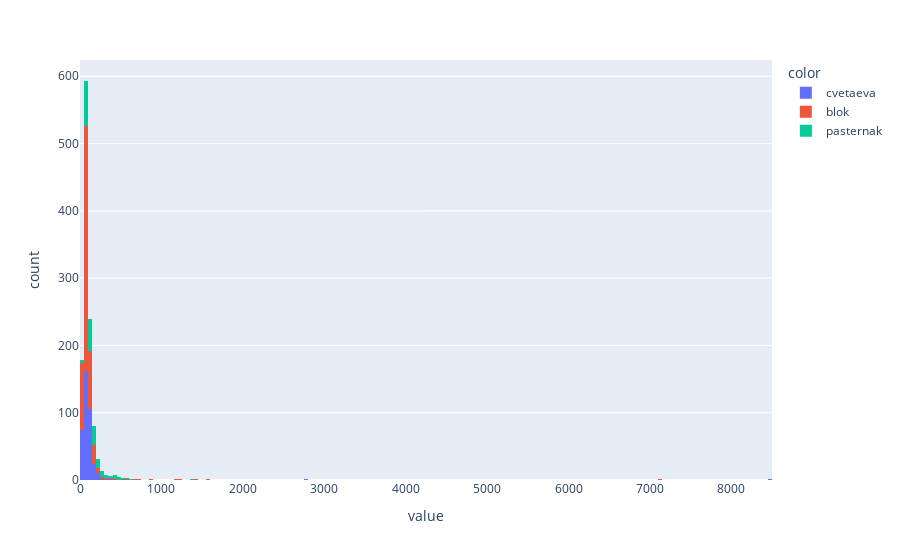

Here is the notebook cell this chart was saved with:
### Code cell
px.histogram(data["text_length"], color=data["label"])

### Figure 1 — Plotly figure (JSON) as saved in the notebook; plotly's stock layout.template omitted (floating-point values rounded to 4 significant figures; data arrays with more than 128 entries replaced by an {"elided": "..."} marker saying what was removed)
{"data": [{"bingroup": "x", "hovertemplate": "color=cvetaeva<br>value=%{x}<br>count=%{y}<extra></extra>", "legendgroup": "cvetaeva", "marker": {"color": "#636efa", "pattern": {"shape": ""}}, "name": "cvetaeva", "orientation": "v", "showlegend": true, "type": "histogram", "x": {"elided": "383 int values"}, "xaxis": "x", "yaxis": "y"}, {"bingroup": "x", "hovertemplate": "color=blok<br>value=%{x}<br>count=%{y}<extra></extra>", "legendgroup": "blok", "marker": {"color": "#EF553B", "pattern": {"shape": ""}}, "name": "blok", "orientation": "v", "showlegend": true, "type": "histogram", "x": {"elided": "605 int values"}, "xaxis": "x", "yaxis": "y"}, {"bingroup": "x", "hovertemplate": "color=pasternak<br>value=%{x}<br>count=%{y}<extra></extra>", "legendgroup": "pasternak", "marker": {"color": "#00cc96", "pattern": {"shape": ""}}, "name": "pasternak", "orientation": "v", "showlegend": true, "type": "histogram", "x": {"elided": "195 int values"}, "xaxis": "x", "yaxis": "y"}], "layout": {"barmode": "relative", "legend": {"title": {"text": "color"}, "tracegroupgap": 0}, "margin": {"t": 60}, "xaxis": {"anchor": "y", "domain": [0, 1], "title": {"text": "value"}}, "yaxis": {"anchor": "x", "domain": [0, 1], "title": {"text": "count"}}}}
